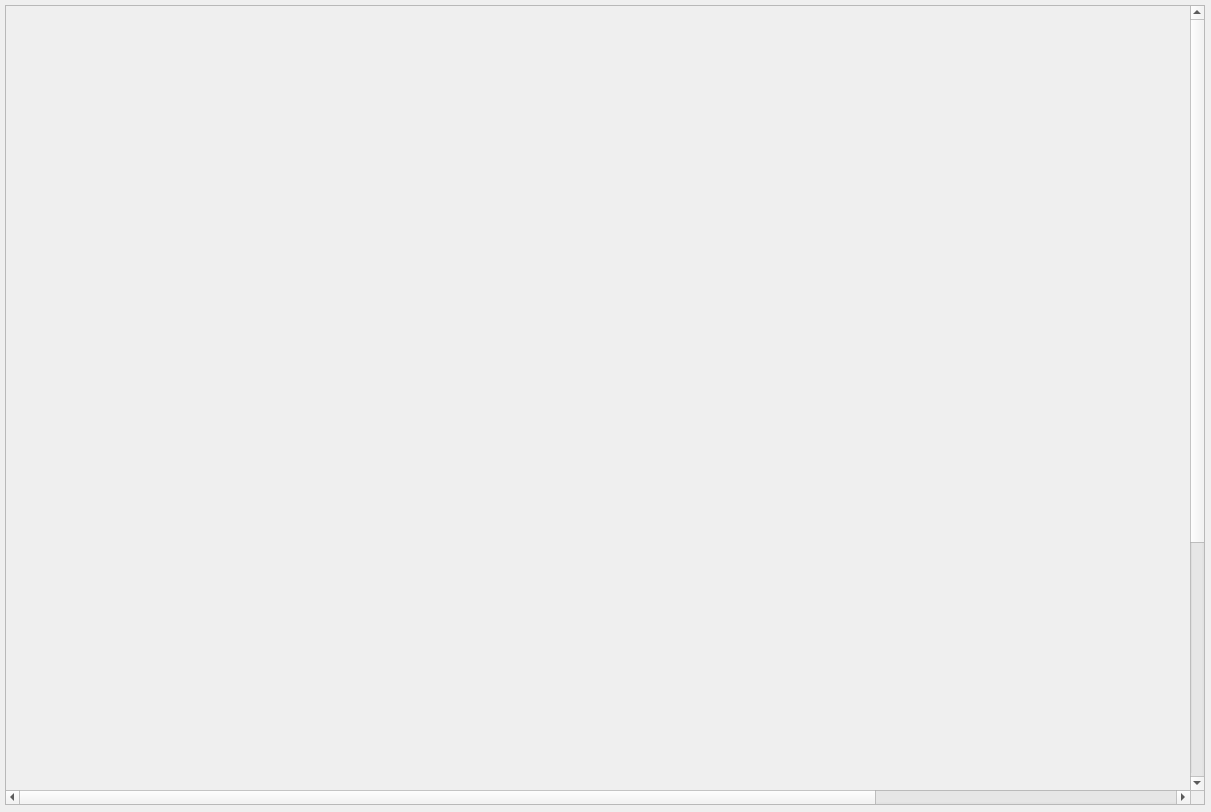
<?xml version="1.0" encoding="UTF-8"?>
<ui version="4.0">
 <class>dialog_1_1_adb_datasheet_1</class>
 <widget class="QDialog" name="dialog_1_1_adb_datasheet_1">
  <property name="geometry">
   <rect>
    <x>0</x>
    <y>0</y>
    <width>1211</width>
    <height>812</height>
   </rect>
  </property>
  <property name="windowTitle">
   <string>ADB Vol. 2 2019 Data Sheet No. 1</string>
  </property>
  <widget class="QScrollArea" name="scrollArea">
   <property name="geometry">
    <rect>
     <x>5</x>
     <y>5</y>
     <width>1200</width>
     <height>800</height>
    </rect>
   </property>
   <property name="widgetResizable">
    <bool>false</bool>
   </property>
   <widget class="QWidget" name="scrollAreaWidgetContents">
    <property name="geometry">
     <rect>
      <x>0</x>
      <y>0</y>
      <width>1599</width>
      <height>1134</height>
     </rect>
    </property>
    <widget class="QLabel" name="label">
     <property name="geometry">
      <rect>
       <x>5</x>
       <y>5</y>
       <width>1587</width>
       <height>1122</height>
      </rect>
     </property>
     <property name="minimumSize">
      <size>
       <width>1587</width>
       <height>1122</height>
      </size>
     </property>
     <property name="text">
      <string/>
     </property>
     <property name="pixmap">
      <pixmap>../images/adb2_datasheet_1_1587_1122.png</pixmap>
     </property>
     <property name="scaledContents">
      <bool>false</bool>
     </property>
    </widget>
   </widget>
  </widget>
 </widget>
 <resources/>
 <connections/>
</ui>
